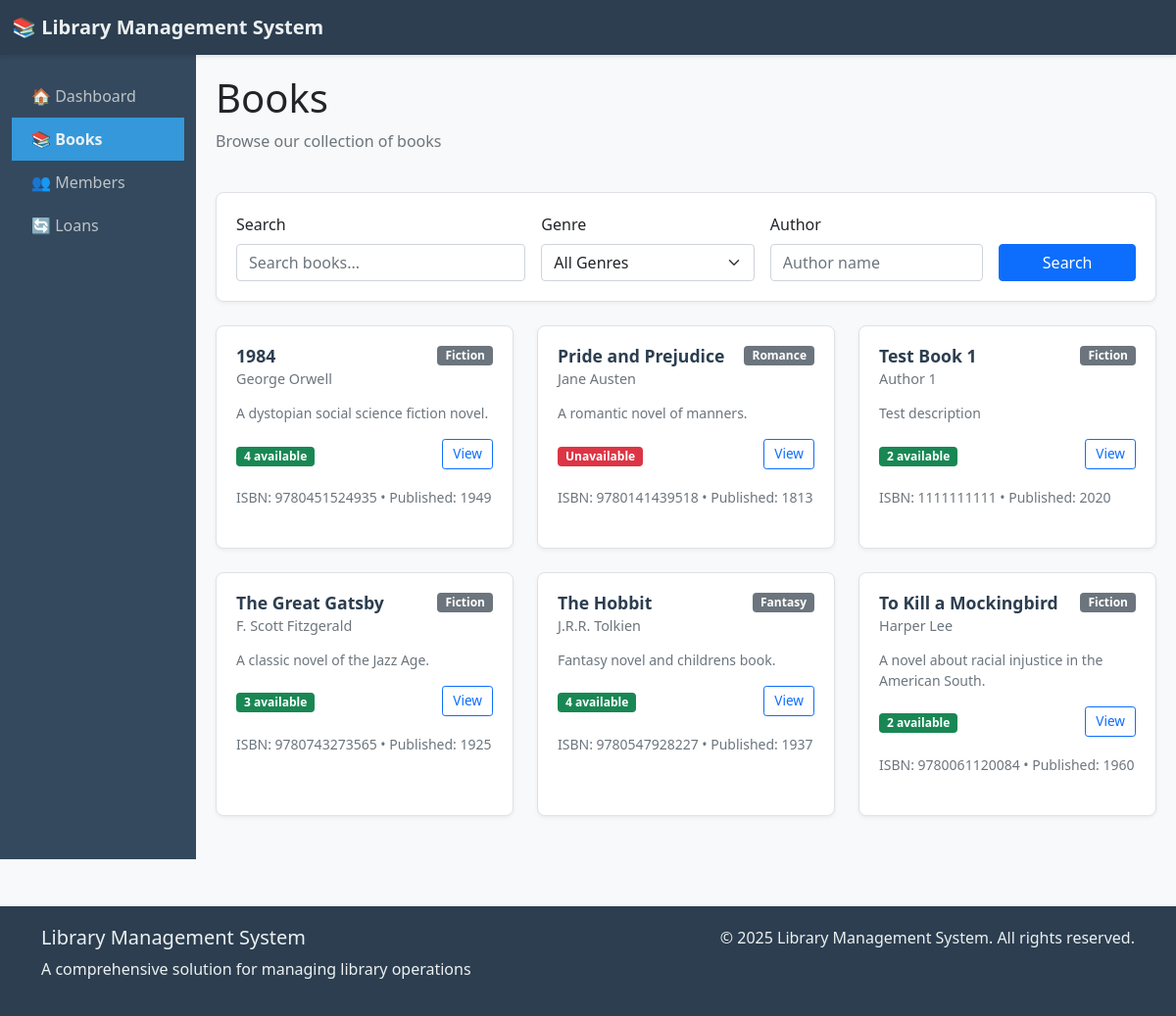
/library/books/, run on the app's committed database.
### library/models.py (models this page shows, shortened)
class Book(models.Model):
    GENRE_CHOICES = [
        ('FIC', 'Fiction'),
        ('NON', 'Non-Fiction'),
        ('SCI', 'Science'),
        ('HIS', 'History'),
        ('BIO', 'Biography'),
        ('FAN', 'Fantasy'),
        ('MYS', 'Mystery'),
        ('ROM', 'Romance'),
        ('TEC', 'Technology'),
        ('ART', 'Art'),
    ]
    title = models.CharField(max_length=200)
    author = models.CharField(max_length=100)
    isbn = models.CharField('ISBN', max_length=13, unique=True,
                          help_text='13-character ISBN number')
    genre = models.CharField(max_length=3, choices=GENRE_CHOICES, default='FIC')
    published_date = models.DateField()
    publisher = models.CharField(max_length=100)
    description = models.TextField(blank=True)
    quantity = models.PositiveIntegerField(default=1, validators=[MinValueValidator(0)])
    available_copies = models.PositiveIntegerField(default=1, validators=[MinValueValidator(0)])
    created_at = models.DateTimeField(auto_now_add=True)
    updated_at = models.DateTimeField(auto_now=True)
    class Meta:
        ordering = ['title']
        verbose_name = 'Book'
        verbose_name_plural = 'Books'
    def is_available(self):
        return self.available_copies > 0

### library/views.py (the view)
# urls.py: path('books/', views.book_list, name='book_list'),
def book_list(request):
    books = Book.objects.all()
    search_form = SearchForm(request.GET)
    if search_form.is_valid():
        query = search_form.cleaned_data.get('query')
        genre = search_form.cleaned_data.get('genre')
        author = search_form.cleaned_data.get('author')
        if query:
            books = books.filter(
                Q(title__icontains=query) |
                Q(description__icontains=query) |
                Q(isbn__icontains=query)
            )
        if genre:
            books = books.filter(genre=genre)
        if author:
            books = books.filter(author__icontains=author)
    paginator = Paginator(books, 10)  # 10 books per page
    page_number = request.GET.get('page')
    page_obj = paginator.get_page(page_number)
    context = {
        'page_obj': page_obj,
        'search_form': search_form,
        'genres': Book.GENRE_CHOICES,
    }
    return render(request, 'books/book_list.html', context)

### library/forms.py
class SearchForm(forms.Form):
    query = forms.CharField(
        max_length=100,
        required=False,
        widget=forms.TextInput(attrs={'placeholder': 'Search books...'})
    )
    genre = forms.ChoiceField(
        choices=[('', 'All Genres')] + Book.GENRE_CHOICES,
        required=False
    )
    author = forms.CharField(max_length=100, required=False)

### templates/books/book_list.html (shortened to what this page needs)
{% extends 'base.html' %}
{% block content %}
<div class="row mb-4">
    <div class="col-8">
        <h1>Books</h1>
        <p class="text-muted">Browse our collection of books</p>
    </div>
    <div class="col-4 text-end">
    </div>
</div>
<div class="card mb-4">
    <div class="card-body">
        <form method="get" class="row g-3">
            <div class="col-md-4">
                <label for="{{ search_form.query.id_for_label }}" class="form-label">Search</label>
                <input type="text" name="query" class="form-control" placeholder="Search books..."
                       value="{{ search_form.query.value|default:'' }}">
            </div>
            <div class="col-md-3">
                <label for="{{ search_form.genre.id_for_label }}" class="form-label">Genre</label>
                <select name="genre" class="form-select">
                    <option value="">All Genres</option>
                </select>
            </div>
            <div class="col-md-3">
                <label for="{{ search_form.author.id_for_label }}" class="form-label">Author</label>
                <input type="text" name="author" class="form-control" placeholder="Author name"
                       value="{{ search_form.author.value|default:'' }}">
            </div>
            <div class="col-md-2 d-flex align-items-end">
                <button type="submit" class="btn btn-primary w-100">Search</button>
            </div>
        </form>
    </div>
</div>
<div class="row">
    {% if page_obj %}
        {% for book in page_obj %}
        <div class="col-md-4 mb-4">
            <div class="card h-100">
                <div class="card-body">
                    <div class="d-flex justify-content-between align-items-start mb-2">
                        <h5 class="card-title mb-0">{{ book.title|truncatechars:40 }}</h5>
                        <span class="badge bg-secondary">{{ book.get_genre_display }}</span>
                    </div>
                    <h6 class="card-subtitle mb-3 text-muted">{{ book.author }}</h6>
                    {% if book.description %}
                    <p class="card-text small text-muted mb-3">{{ book.description|truncatechars:80 }}</p>
                    {% endif %}
                    <div class="d-flex justify-content-between align-items-center">
                        <div>
                            <span class="badge {% if book.is_available %}bg-success{% else %}bg-danger{% endif %}">
                                {% if book.is_available %}
                                    {{ book.available_copies }} available
                                {% else %}
                                    Unavailable
                                {% endif %}
                            </span>
                        </div>
                        <div>
                            <a href="{% url 'book_detail' book.pk %}" class="btn btn-sm btn-outline-primary">View</a>
                        </div>
                    </div>
                    <div class="mt-3">
                        <small class="text-muted">
                            ISBN: {{ book.isbn }} • Published: {{ book.published_date|date:"Y" }}
                        </small>
                    </div>
                </div>
            </div>
        </div>
        {% endfor %}
    {% else %}
    <div class="col-12">
        <div class="alert alert-info">
            No books found. {% if user.is_authenticated %}<a href="{% url 'book_create' %}">Add the first book</a>{% endif %}
        </div>
    </div>
    {% endif %}
</div>
{% endblock %}

### templates/base.html (style rules this page uses)
body { background-color: #f8f9fa; font-family: 'Segoe UI', Tahoma, Geneva, Verdana, sans-serif; }
.card { border: none; box-shadow: 0 0 10px rgba(0,0,0,.1); margin-bottom: 20px; transition: transform 0.3s; }

### templates/books/book_list.html (style rules this page uses)
.card { border: 1px solid #dee2e6; border-radius: 8px; box-shadow: 0 2px 4px rgba(0,0,0,0.05); transition: transform 0.2s; }
.card-body { padding: 20px; }
.card-title { font-size: 1.1rem; font-weight: 600; color: #2c3e50; }
.card-subtitle { font-size: 0.9rem; }
.badge { font-size: 0.75em; padding: 4px 8px; }
.btn-sm { padding: 4px 10px; font-size: 0.85rem; }

### data on the page
Book: title "1984", genre "Fiction", author "George Orwell", description "A dystopian social science fiction novel.", available_copies "4", isbn "9780451524935", published_date "1949"
Book: title "Pride and Prejudice", genre "Romance", author "Jane Austen", description "A romantic novel of manners.", available_copies "Unavailable", isbn "9780141439518", published_date "1813"
Book: title "Test Book 1", genre "Fiction", author "Author 1", description "Test description", available_copies "2", isbn "1111111111", published_date "2020"
Book: title "The Great Gatsby", genre "Fiction", author "F. Scott Fitzgerald", description "A classic novel of the Jazz Age.", available_copies "3", isbn "9780743273565", published_date "1925"
Book: title "The Hobbit", genre "Fantasy", author "J.R.R. Tolkien", description "Fantasy novel and childrens book.", available_copies "4", isbn "9780547928227", published_date "1937"
Book: title "To Kill a Mockingbird", genre "Fiction", author "Harper Lee", description "A novel about racial injustice in the American South.", available_copies "2", isbn "9780061120084", published_date "1960"
